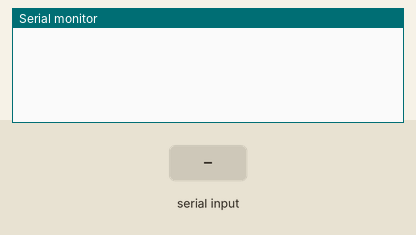
Simulated run of this program. Board: Arduino Uno, built with avr-gcc and run on an emulated ATmega328P. Parts: the last lines printed to the serial monitor. The test bench sets the inputs (shaded band).

Above: at 1.2 s.
1.3 s: "90,45." received over Serial
At 2.8 s:
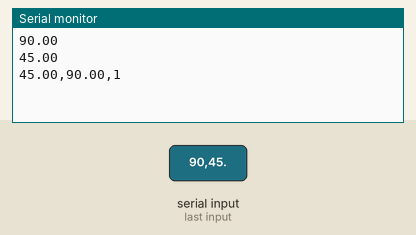
3.8 s: "30,150." received over Serial
At 4.6 s:
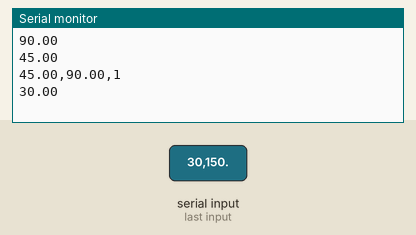
Timing chart, 0 to 6.8 s (numbered marks = the images above; inputs shaded):
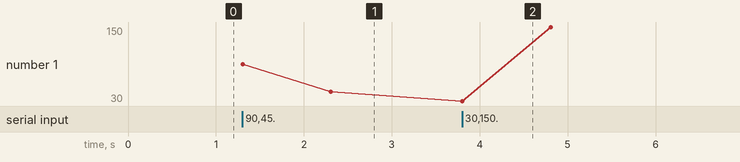

Measured:
- after the input at 1.3 s, the serial monitor: prints a new line at once (image 1)
- after the input at 3.8 s, the serial monitor: prints a new line at once (image 2)
- plotted number 1: 45 → 150 after the input at 3.8 s

The program:

main.cpp
```cpp
#include <Arduino.h>
#include <SoftwareSerial.h>

#define PIN_SOFT_RX A0
#define PIN_SOFT_TX A1

SoftwareSerial Soft_BT(PIN_SOFT_RX, PIN_SOFT_TX); // RX | TX Bluetooth
String formatFloat(float value, uint8_t totalWidth, int decimalPlaces) {
    String formatted = "";
    if (value < 0) {
        formatted = String(value, decimalPlaces);
        formatted = formatted.substring(1);
        while (formatted.length() < totalWidth-1){
            formatted = '0' + formatted;
        }
        formatted = '-' + formatted;
    }else{
        formatted = String(value, decimalPlaces);
        while(formatted.length() < totalWidth) {
            formatted = '0' + formatted;
        }
    }
  return formatted;
}

void sendDataBT(float angX, float angY){

    String strAngX = String(angX,2);//Formatear floats para que tengan un largo de 7 (0000.00 o -000.00)
    String strAngY = String(angY,2);
    //Serial.println(strAngX.c_str());
    //Serial.println(strAngY.c_str());
    static bool dat = false;
    dat =! dat;
    char data[19];
    sprintf(data,"%s,%s,%d",strAngY.c_str(),strAngX.c_str(),dat);
    Serial.println(data);
    //Serial.println(strAngX);
    //Serial.println(strAngY);
    Soft_BT.print(data);
}


void setup() {
    Serial.begin(9600);
    Soft_BT.begin(9600);
    Soft_BT.read();
    Serial.println("");

}

void loop() {
    while (!Serial.available());
    float angX = Serial.parseFloat();
    Serial.println(angX);
    Serial.read();

    while (!Serial.available());
    float angY = Serial.parseFloat();
    Serial.println(angY);
    Serial.read();

    sendDataBT(angX,angY);

    if (Soft_BT.available())
    {
        String btdata = Soft_BT.readStringUntil('.');
        Serial.println(btdata);

    }
}
```
